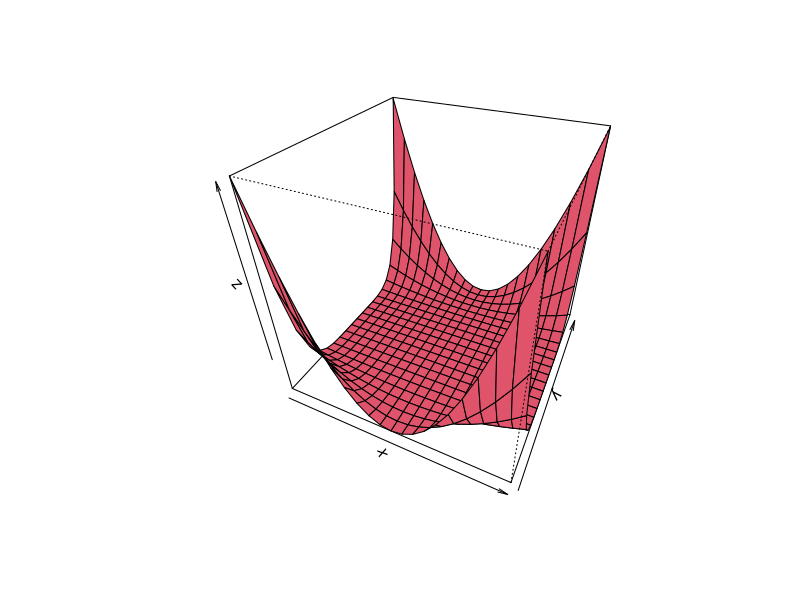

The R script that drew this image:
# EJERCICIO:
# min. f(x,y) = (1.5 - x + xy)^2 + (2.25 - x + xy^2)^2 + (2.625 - x + xy^3)^2

# Grafico

f_graf <- function(x, y){
  return(
    (1.5 - x + (x * y))^2 + 
    (2.25 - x + (x * y^2))^2 + 
    (2.625 - x + (x * y^3))^2
  )
}

x <- -10:10
y <- -10:10
z <- outer(x, y, f_graf)

persp(x, y, z, theta = 25, phi = 35, col = 2)

# Optimizacion

f <- function(x){
  x_1 <- x[1]
  x_2 <- x[2]
  return(
    (1.5 - x_1 + (x_1 * x_2))^2 + 
    (2.25 - x_1 + (x_1 * x_2^2))^2 + 
    (2.625 - x_1 + (x_1 * x_2^3))^2
  )
}

grad_f <- function(x){
  x_1 <- x[1]
  x_2 <- x[2]
  
  d_x <- (
    2 * (1.5 - x_1 + (x_1 * x_2)) * (-1 + x_2) + 
    2 * (2.25 - x_1 + (x_1 * x_2^2)) * (-1 + x_2^2) + 
    2 * (2.625 - x_1 + (x_1 * x_2^3)) * (-1 + (3 * x_2^3))
  )
    
  d_y <- (
    2 * (1.5 - x_1 + (x_1 * x_2)) * x_1 +
    2 * (2.25 - x_1 + (x_1 * x_2)^2) * (2 * x_1 * x_2) +
    2 * (2.625 - x_1 + (x_1 * x_2)^3) * (3 * x_1 * x_2^2)
  )
  
  return(c(d_x, d_y))
}

iter_max <- 10000
alpha <- 0.01
tol <- 1e-6
x_inicial <- 10
y_inicial <- 10
x_actual <- c(x_inicial, y_inicial)

msg <- "Algoritmo no converge"
for(i in iter_max){
  x_siguiente <- x_actual - alpha * grad_f(x_actual) # x_i+1 = x_i - alpha * grad(f(x_i))
  
  if(norm(grad_f(x_siguiente), "2") < tol){
    msg <- "Algoritmo converge"
    break
  }
  
  x_actual <- x_siguiente
}

resultados <- list(
  minimo = f(x_siguiente),
  objetivo = x_siguiente,
  iteraciones = i,
  msg = msg
)

resultados
